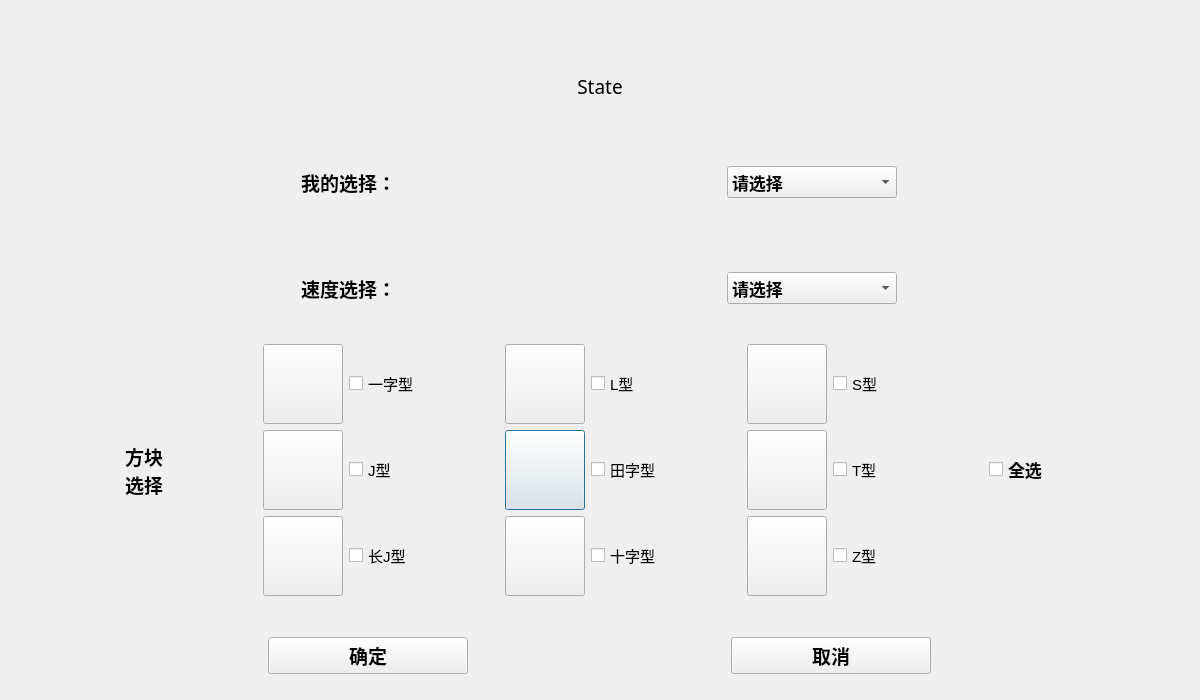
<?xml version="1.0" encoding="UTF-8"?>
<ui version="4.0">
 <class>chooseoption</class>
 <widget class="QDialog" name="chooseoption">
  <property name="geometry">
   <rect>
    <x>0</x>
    <y>0</y>
    <width>1200</width>
    <height>700</height>
   </rect>
  </property>
  <property name="windowTitle">
   <string>Dialog</string>
  </property>
  <layout class="QVBoxLayout" name="verticalLayout">
   <item>
    <layout class="QVBoxLayout" name="verticalLayout_2">
     <property name="leftMargin">
      <number>20</number>
     </property>
     <property name="topMargin">
      <number>20</number>
     </property>
     <property name="rightMargin">
      <number>20</number>
     </property>
     <property name="bottomMargin">
      <number>20</number>
     </property>
     <item>
      <widget class="QLabel" name="mode">
       <property name="minimumSize">
        <size>
         <width>0</width>
         <height>80</height>
        </size>
       </property>
       <property name="maximumSize">
        <size>
         <width>16777215</width>
         <height>80</height>
        </size>
       </property>
       <property name="font">
        <font>
         <family>华文隶书</family>
         <pointsize>14</pointsize>
        </font>
       </property>
       <property name="text">
        <string>State</string>
       </property>
       <property name="alignment">
        <set>Qt::AlignCenter</set>
       </property>
      </widget>
     </item>
     <item>
      <layout class="QHBoxLayout" name="horizontalLayout">
       <item>
        <widget class="QLabel" name="label">
         <property name="minimumSize">
          <size>
           <width>150</width>
           <height>100</height>
          </size>
         </property>
         <property name="maximumSize">
          <size>
           <width>150</width>
           <height>100</height>
          </size>
         </property>
         <property name="font">
          <font>
           <family>华文新魏</family>
           <pointsize>14</pointsize>
           <weight>75</weight>
           <bold>true</bold>
          </font>
         </property>
         <property name="text">
          <string>我的选择：</string>
         </property>
        </widget>
       </item>
       <item>
        <widget class="QComboBox" name="choose">
         <property name="minimumSize">
          <size>
           <width>170</width>
           <height>0</height>
          </size>
         </property>
         <property name="maximumSize">
          <size>
           <width>150</width>
           <height>16777215</height>
          </size>
         </property>
         <property name="font">
          <font>
           <family>华文楷体</family>
           <pointsize>13</pointsize>
           <weight>75</weight>
           <bold>true</bold>
          </font>
         </property>
         <item>
          <property name="text">
           <string>请选择</string>
          </property>
         </item>
         <item>
          <property name="text">
           <string>经典模式</string>
          </property>
         </item>
         <item>
          <property name="text">
           <string>自由模式</string>
          </property>
         </item>
         <item>
          <property name="text">
           <string>娱乐模式</string>
          </property>
         </item>
        </widget>
       </item>
      </layout>
     </item>
     <item>
      <layout class="QHBoxLayout" name="horizontalLayout_2">
       <item>
        <widget class="QLabel" name="speed">
         <property name="minimumSize">
          <size>
           <width>150</width>
           <height>100</height>
          </size>
         </property>
         <property name="maximumSize">
          <size>
           <width>150</width>
           <height>100</height>
          </size>
         </property>
         <property name="font">
          <font>
           <family>华文新魏</family>
           <pointsize>14</pointsize>
           <weight>75</weight>
           <bold>true</bold>
          </font>
         </property>
         <property name="text">
          <string>速度选择：</string>
         </property>
        </widget>
       </item>
       <item>
        <widget class="QComboBox" name="speedbox">
         <property name="minimumSize">
          <size>
           <width>170</width>
           <height>0</height>
          </size>
         </property>
         <property name="maximumSize">
          <size>
           <width>150</width>
           <height>16777215</height>
          </size>
         </property>
         <property name="font">
          <font>
           <family>华文楷体</family>
           <pointsize>13</pointsize>
           <weight>75</weight>
           <bold>true</bold>
          </font>
         </property>
         <item>
          <property name="text">
           <string>请选择</string>
          </property>
         </item>
         <item>
          <property name="text">
           <string>1倍速</string>
          </property>
         </item>
         <item>
          <property name="text">
           <string>1.5倍速</string>
          </property>
         </item>
         <item>
          <property name="text">
           <string>2倍速</string>
          </property>
         </item>
         <item>
          <property name="text">
           <string>2.5倍速</string>
          </property>
         </item>
         <item>
          <property name="text">
           <string>3倍速</string>
          </property>
         </item>
         <item>
          <property name="text">
           <string>4倍速</string>
          </property>
         </item>
        </widget>
       </item>
      </layout>
     </item>
     <item>
      <layout class="QHBoxLayout" name="horizontalLayout_3">
       <item>
        <widget class="QLabel" name="type">
         <property name="minimumSize">
          <size>
           <width>150</width>
           <height>100</height>
          </size>
         </property>
         <property name="maximumSize">
          <size>
           <width>170</width>
           <height>100</height>
          </size>
         </property>
         <property name="font">
          <font>
           <family>华文新魏</family>
           <pointsize>14</pointsize>
           <weight>75</weight>
           <bold>true</bold>
          </font>
         </property>
         <property name="text">
          <string>方块
选择</string>
         </property>
         <property name="alignment">
          <set>Qt::AlignCenter</set>
         </property>
        </widget>
       </item>
       <item>
        <layout class="QGridLayout" name="gridLayout">
         <item row="4" column="1">
          <layout class="QHBoxLayout" name="horizontalLayout_16">
           <item>
            <widget class="QPushButton" name="Op">
             <property name="minimumSize">
              <size>
               <width>80</width>
               <height>80</height>
              </size>
             </property>
             <property name="maximumSize">
              <size>
               <width>80</width>
               <height>80</height>
              </size>
             </property>
             <property name="text">
              <string/>
             </property>
            </widget>
           </item>
           <item>
            <widget class="QCheckBox" name="tianShape">
             <property name="minimumSize">
              <size>
               <width>150</width>
               <height>0</height>
              </size>
             </property>
             <property name="maximumSize">
              <size>
               <width>150</width>
               <height>16777215</height>
              </size>
             </property>
             <property name="font">
              <font>
               <pointsize>11</pointsize>
              </font>
             </property>
             <property name="layoutDirection">
              <enum>Qt::LeftToRight</enum>
             </property>
             <property name="text">
              <string>田字型</string>
             </property>
            </widget>
           </item>
          </layout>
         </item>
         <item row="4" column="5">
          <widget class="QCheckBox" name="Allcheck">
           <property name="minimumSize">
            <size>
             <width>150</width>
             <height>0</height>
            </size>
           </property>
           <property name="maximumSize">
            <size>
             <width>150</width>
             <height>16777215</height>
            </size>
           </property>
           <property name="font">
            <font>
             <pointsize>13</pointsize>
             <weight>75</weight>
             <bold>true</bold>
            </font>
           </property>
           <property name="text">
            <string>全选</string>
           </property>
          </widget>
         </item>
         <item row="4" column="2">
          <layout class="QHBoxLayout" name="horizontalLayout_14">
           <item>
            <widget class="QPushButton" name="Tp">
             <property name="minimumSize">
              <size>
               <width>80</width>
               <height>80</height>
              </size>
             </property>
             <property name="maximumSize">
              <size>
               <width>80</width>
               <height>80</height>
              </size>
             </property>
             <property name="text">
              <string/>
             </property>
            </widget>
           </item>
           <item>
            <widget class="QCheckBox" name="TShape">
             <property name="minimumSize">
              <size>
               <width>150</width>
               <height>0</height>
              </size>
             </property>
             <property name="maximumSize">
              <size>
               <width>150</width>
               <height>16777215</height>
              </size>
             </property>
             <property name="font">
              <font>
               <pointsize>11</pointsize>
              </font>
             </property>
             <property name="text">
              <string>T型</string>
             </property>
            </widget>
           </item>
          </layout>
         </item>
         <item row="1" column="2">
          <layout class="QHBoxLayout" name="horizontalLayout_10">
           <property name="topMargin">
            <number>0</number>
           </property>
           <item>
            <widget class="QPushButton" name="Sp">
             <property name="minimumSize">
              <size>
               <width>80</width>
               <height>80</height>
              </size>
             </property>
             <property name="maximumSize">
              <size>
               <width>80</width>
               <height>80</height>
              </size>
             </property>
             <property name="text">
              <string/>
             </property>
            </widget>
           </item>
           <item>
            <widget class="QCheckBox" name="SShape">
             <property name="minimumSize">
              <size>
               <width>150</width>
               <height>0</height>
              </size>
             </property>
             <property name="maximumSize">
              <size>
               <width>150</width>
               <height>16777215</height>
              </size>
             </property>
             <property name="font">
              <font>
               <pointsize>11</pointsize>
              </font>
             </property>
             <property name="text">
              <string>S型</string>
             </property>
            </widget>
           </item>
          </layout>
         </item>
         <item row="1" column="1">
          <layout class="QHBoxLayout" name="horizontalLayout_9">
           <property name="topMargin">
            <number>0</number>
           </property>
           <item>
            <widget class="QPushButton" name="Lp">
             <property name="minimumSize">
              <size>
               <width>80</width>
               <height>80</height>
              </size>
             </property>
             <property name="maximumSize">
              <size>
               <width>80</width>
               <height>80</height>
              </size>
             </property>
             <property name="text">
              <string/>
             </property>
            </widget>
           </item>
           <item>
            <widget class="QCheckBox" name="LShape">
             <property name="minimumSize">
              <size>
               <width>150</width>
               <height>0</height>
              </size>
             </property>
             <property name="maximumSize">
              <size>
               <width>150</width>
               <height>16777215</height>
              </size>
             </property>
             <property name="font">
              <font>
               <pointsize>11</pointsize>
              </font>
             </property>
             <property name="text">
              <string>L型</string>
             </property>
            </widget>
           </item>
          </layout>
         </item>
         <item row="1" column="0">
          <layout class="QHBoxLayout" name="horizontalLayout_5">
           <item>
            <widget class="QPushButton" name="Ip">
             <property name="minimumSize">
              <size>
               <width>80</width>
               <height>80</height>
              </size>
             </property>
             <property name="maximumSize">
              <size>
               <width>80</width>
               <height>80</height>
              </size>
             </property>
             <property name="text">
              <string/>
             </property>
            </widget>
           </item>
           <item>
            <widget class="QCheckBox" name="IShape">
             <property name="minimumSize">
              <size>
               <width>150</width>
               <height>0</height>
              </size>
             </property>
             <property name="maximumSize">
              <size>
               <width>150</width>
               <height>16777215</height>
              </size>
             </property>
             <property name="font">
              <font>
               <pointsize>11</pointsize>
              </font>
             </property>
             <property name="text">
              <string>一字型</string>
             </property>
            </widget>
           </item>
          </layout>
         </item>
         <item row="4" column="0">
          <layout class="QHBoxLayout" name="horizontalLayout_15">
           <item>
            <widget class="QPushButton" name="Jp">
             <property name="minimumSize">
              <size>
               <width>80</width>
               <height>80</height>
              </size>
             </property>
             <property name="maximumSize">
              <size>
               <width>80</width>
               <height>80</height>
              </size>
             </property>
             <property name="text">
              <string/>
             </property>
            </widget>
           </item>
           <item>
            <widget class="QCheckBox" name="JShape">
             <property name="minimumSize">
              <size>
               <width>150</width>
               <height>0</height>
              </size>
             </property>
             <property name="maximumSize">
              <size>
               <width>150</width>
               <height>16777215</height>
              </size>
             </property>
             <property name="font">
              <font>
               <pointsize>11</pointsize>
              </font>
             </property>
             <property name="text">
              <string>J型</string>
             </property>
            </widget>
           </item>
          </layout>
         </item>
         <item row="5" column="2">
          <layout class="QHBoxLayout" name="horizontalLayout_11">
           <property name="topMargin">
            <number>0</number>
           </property>
           <item>
            <widget class="QPushButton" name="Zp">
             <property name="sizePolicy">
              <sizepolicy hsizetype="Minimum" vsizetype="Fixed">
               <horstretch>80</horstretch>
               <verstretch>80</verstretch>
              </sizepolicy>
             </property>
             <property name="maximumSize">
              <size>
               <width>80</width>
               <height>80</height>
              </size>
             </property>
             <property name="text">
              <string/>
             </property>
            </widget>
           </item>
           <item>
            <widget class="QCheckBox" name="ZShape">
             <property name="minimumSize">
              <size>
               <width>150</width>
               <height>0</height>
              </size>
             </property>
             <property name="maximumSize">
              <size>
               <width>150</width>
               <height>16777215</height>
              </size>
             </property>
             <property name="font">
              <font>
               <pointsize>11</pointsize>
              </font>
             </property>
             <property name="text">
              <string>Z型</string>
             </property>
            </widget>
           </item>
          </layout>
         </item>
         <item row="5" column="1">
          <layout class="QHBoxLayout" name="horizontalLayout_13">
           <item>
            <widget class="QPushButton" name="Xp">
             <property name="minimumSize">
              <size>
               <width>80</width>
               <height>80</height>
              </size>
             </property>
             <property name="maximumSize">
              <size>
               <width>80</width>
               <height>80</height>
              </size>
             </property>
             <property name="text">
              <string/>
             </property>
            </widget>
           </item>
           <item>
            <widget class="QCheckBox" name="XShape">
             <property name="minimumSize">
              <size>
               <width>150</width>
               <height>0</height>
              </size>
             </property>
             <property name="maximumSize">
              <size>
               <width>150</width>
               <height>16777215</height>
              </size>
             </property>
             <property name="font">
              <font>
               <pointsize>11</pointsize>
              </font>
             </property>
             <property name="text">
              <string>十字型</string>
             </property>
            </widget>
           </item>
          </layout>
         </item>
         <item row="5" column="0">
          <layout class="QHBoxLayout" name="horizontalLayout_12">
           <property name="topMargin">
            <number>0</number>
           </property>
           <item>
            <widget class="QPushButton" name="LJp">
             <property name="minimumSize">
              <size>
               <width>80</width>
               <height>80</height>
              </size>
             </property>
             <property name="maximumSize">
              <size>
               <width>80</width>
               <height>80</height>
              </size>
             </property>
             <property name="text">
              <string/>
             </property>
            </widget>
           </item>
           <item>
            <widget class="QCheckBox" name="LongJShape">
             <property name="minimumSize">
              <size>
               <width>150</width>
               <height>0</height>
              </size>
             </property>
             <property name="maximumSize">
              <size>
               <width>150</width>
               <height>16777215</height>
              </size>
             </property>
             <property name="font">
              <font>
               <pointsize>11</pointsize>
              </font>
             </property>
             <property name="text">
              <string>长J型</string>
             </property>
            </widget>
           </item>
          </layout>
         </item>
        </layout>
       </item>
      </layout>
     </item>
    </layout>
   </item>
   <item>
    <layout class="QHBoxLayout" name="horizontalLayout_4">
     <item>
      <widget class="QPushButton" name="yes">
       <property name="minimumSize">
        <size>
         <width>200</width>
         <height>0</height>
        </size>
       </property>
       <property name="maximumSize">
        <size>
         <width>200</width>
         <height>16777215</height>
        </size>
       </property>
       <property name="font">
        <font>
         <pointsize>14</pointsize>
         <weight>75</weight>
         <bold>true</bold>
        </font>
       </property>
       <property name="text">
        <string>确定</string>
       </property>
      </widget>
     </item>
     <item>
      <widget class="QPushButton" name="no">
       <property name="minimumSize">
        <size>
         <width>200</width>
         <height>0</height>
        </size>
       </property>
       <property name="maximumSize">
        <size>
         <width>200</width>
         <height>16777215</height>
        </size>
       </property>
       <property name="font">
        <font>
         <pointsize>14</pointsize>
         <weight>75</weight>
         <bold>true</bold>
        </font>
       </property>
       <property name="text">
        <string>取消</string>
       </property>
      </widget>
     </item>
    </layout>
   </item>
  </layout>
 </widget>
 <resources/>
 <connections/>
</ui>
